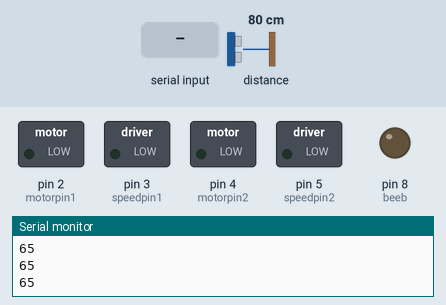
A sketch run on a simulated Arduino Uno, built with avr-gcc and run on an emulated ATmega328P. Shown: switched loads named in the sketch (green lamp = pin HIGH), output pins drawn as LEDs (lit = HIGH), the last lines printed to the serial monitor. Wiring (inferred from the names in the program): LIDAR-Lite range finder at I2C address 0x62. Inputs (shaded band) come from the test bench; at power-on: distance to the obstacle 80 cm.

Above: at 1.2 s.
1.3 s: "w" received over Serial
At 2.5 s:
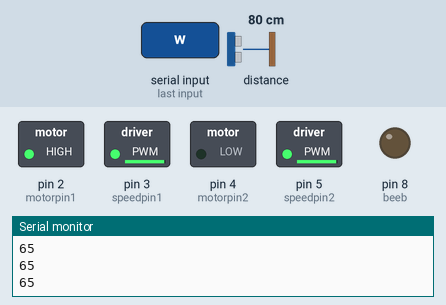
2.8 s: distance to the obstacle set to 49 cm
4.3 s: distance to the obstacle set to 42 cm
At 4.9 s:
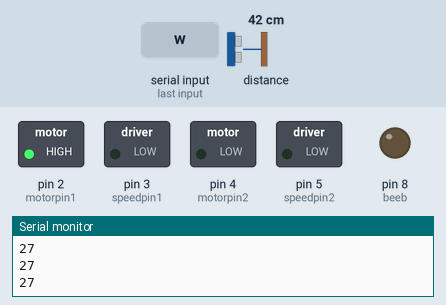
5.8 s: "s" received over Serial
At 7.0 s:
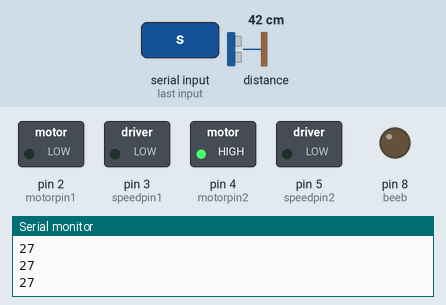
7.4 s: "d" received over Serial
At 8.5 s:
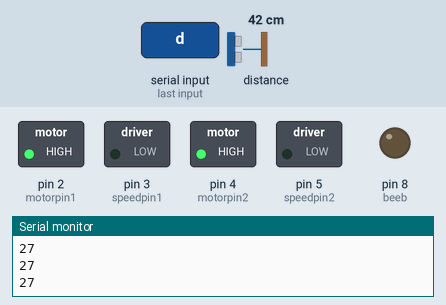
9.0 s: "a" received over Serial
At 9.03 s:
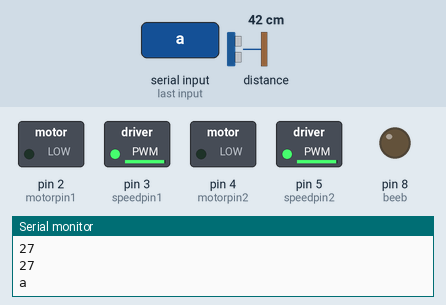
Timing chart, 0 to 11.6 s (numbered marks = the images above; inputs shaded):
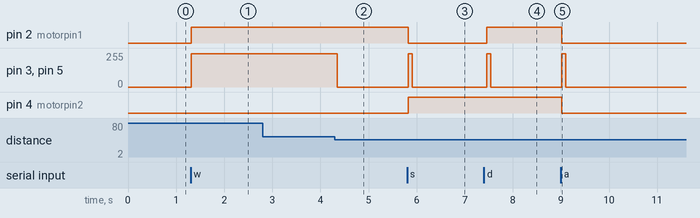

Measured:
- the behaviour switches between 45 and 44 cm on distance to the obstacle (found by bisection; images 1 and 2)
- after the input at 1.3 s, pin 2 (motorpin1): LOW → HIGH at once; pin 3 (speedpin1), pin 5 (speedpin2): 0/255 → 250/255 at once
- after the input at 4.3 s, pin 3 (speedpin1), pin 5 (speedpin2): 250/255 → 0/255 after 0.05 s
- after the input at 5.8 s, pin 2 (motorpin1): HIGH → LOW at once; pin 3 (speedpin1), pin 5 (speedpin2): 0/255 → 250/255 at once, → 0/255 0.08 s later; pin 4 (motorpin2): LOW → HIGH at once
- after the input at 7.4 s, pin 2 (motorpin1): LOW → HIGH after 0.06 s; pin 3 (speedpin1), pin 5 (speedpin2): 0/255 → 250/255 after 0.06 s, → 0/255 0.08 s later
- after the input at 9.0 s, pin 2 (motorpin1), pin 4 (motorpin2): HIGH → LOW at once; pin 3 (speedpin1), pin 5 (speedpin2): 0/255 → 250/255 at once, → 0/255 0.08 s later

The sketch:

MotorDriversWithXbee.ino
```cpp
#include <Wire.h>
#define    LIDARLite_ADDRESS   0x62          // Default I2C Address of LIDAR-Lite.
#define    RegisterMeasure     0x00          // Register to write to initiate ranging.
#define    MeasureValue        0x04          // Value to initiate ranging.
#define    RegisterHighLowB    0x8f          // Register to get both High and Low bytes in 1 call.
int reading = 0;

int speed = 250;

int motorpin1 = 2 ;
int motorpin2 = 4 ;
int speedpin1 = 3 ;
int speedpin2 = 5 ;
int beeb = 8 ;
void setup() {
  pinMode(motorpin1, OUTPUT);
  pinMode(motorpin2, OUTPUT);
  pinMode(speedpin1, OUTPUT);
  pinMode(speedpin2, OUTPUT);
  pinMode(beeb, OUTPUT);
  Wire.begin(); // join i2c bus

  Serial.begin(9600);
}
void loop()
{

  while (Serial.available() > 0) {
    char incomingByte = Serial.read();
    Serial.println(incomingByte);
    if (incomingByte == 'w') {
      forward();
    }
    else if (incomingByte == 's') {
      backward();
    }
    else if (incomingByte == 'd') {
      right();
    }
    else if (incomingByte == 'a') {

      left();
    }

    else if (incomingByte == 'i') {
      if ( speed <=  240 ) {
        speed += 10;
      }
    }

    else if (incomingByte == 'p') {
      if ( speed >=  10 ) {
        speed -= 10;
      }
    }

    else if (incomingByte == 'z')
    {

      analogWrite(speedpin1, 0);
      analogWrite(speedpin2, 0);

    }

    else if (incomingByte == 'b')
    {

      digitalWrite(beeb, 1);
      delay(120);
      digitalWrite(beeb, 0);
    }

  }
  Serial.println(distance());
  if (distance() < 30 ) {
    analogWrite(speedpin1, 0);
    analogWrite(speedpin2, 0);
  }

}

void backward() {
  digitalWrite (motorpin1, LOW);
  digitalWrite (motorpin2, HIGH);
  analogWrite(speedpin1, speed);
  analogWrite(speedpin2, speed);
}

void forward() {
  digitalWrite (motorpin1, HIGH);
  digitalWrite (motorpin2, LOW);
  analogWrite(speedpin1, speed);
  analogWrite(speedpin2, speed);
}

void right() {
  digitalWrite (motorpin1, HIGH);
  digitalWrite (motorpin2, HIGH);
  analogWrite(speedpin1, speed);
  analogWrite(speedpin2, speed);
}

void left() {
  digitalWrite (motorpin1, LOW);
  digitalWrite (motorpin2, LOW);
  analogWrite(speedpin1, speed);
  analogWrite(speedpin2, speed);
}

int distance() {

  Wire.beginTransmission((int)LIDARLite_ADDRESS); // transmit to LIDAR-Lite
  Wire.write((int)RegisterMeasure); // sets register pointer to  (0x00)
  Wire.write((int)MeasureValue); // sets register pointer to  (0x00)
  Wire.endTransmission(); // stop transmitting

  delay(20); // Wait 20ms for transmit

  Wire.beginTransmission((int)LIDARLite_ADDRESS); // transmit to LIDAR-Lite
  Wire.write((int)RegisterHighLowB); // sets register pointer to (0x8f)
  Wire.endTransmission(); // stop transmitting

  delay(20); // Wait 20ms for transmit

  Wire.requestFrom((int)LIDARLite_ADDRESS, 2); // request 2 bytes from LIDAR-Lite

  if (2 <= Wire.available()) // if two bytes were received
  {
    reading = Wire.read(); // receive high byte (overwrites previous reading)
    reading = reading << 8; // shift high byte to be high 8 bits
    reading |= Wire.read(); // receive low byte as lower 8 bits
    reading = reading - 15 ;

  }
  return reading;

}
```
